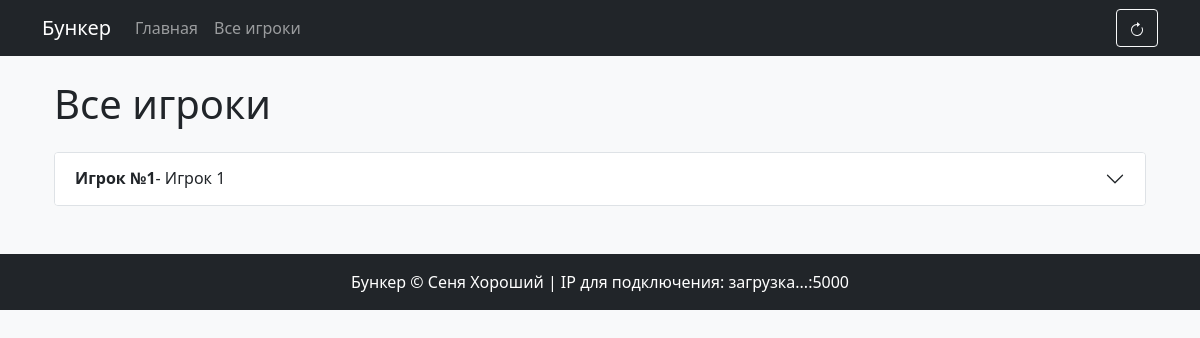
/all_players, run on an earlier commit of the app's database.
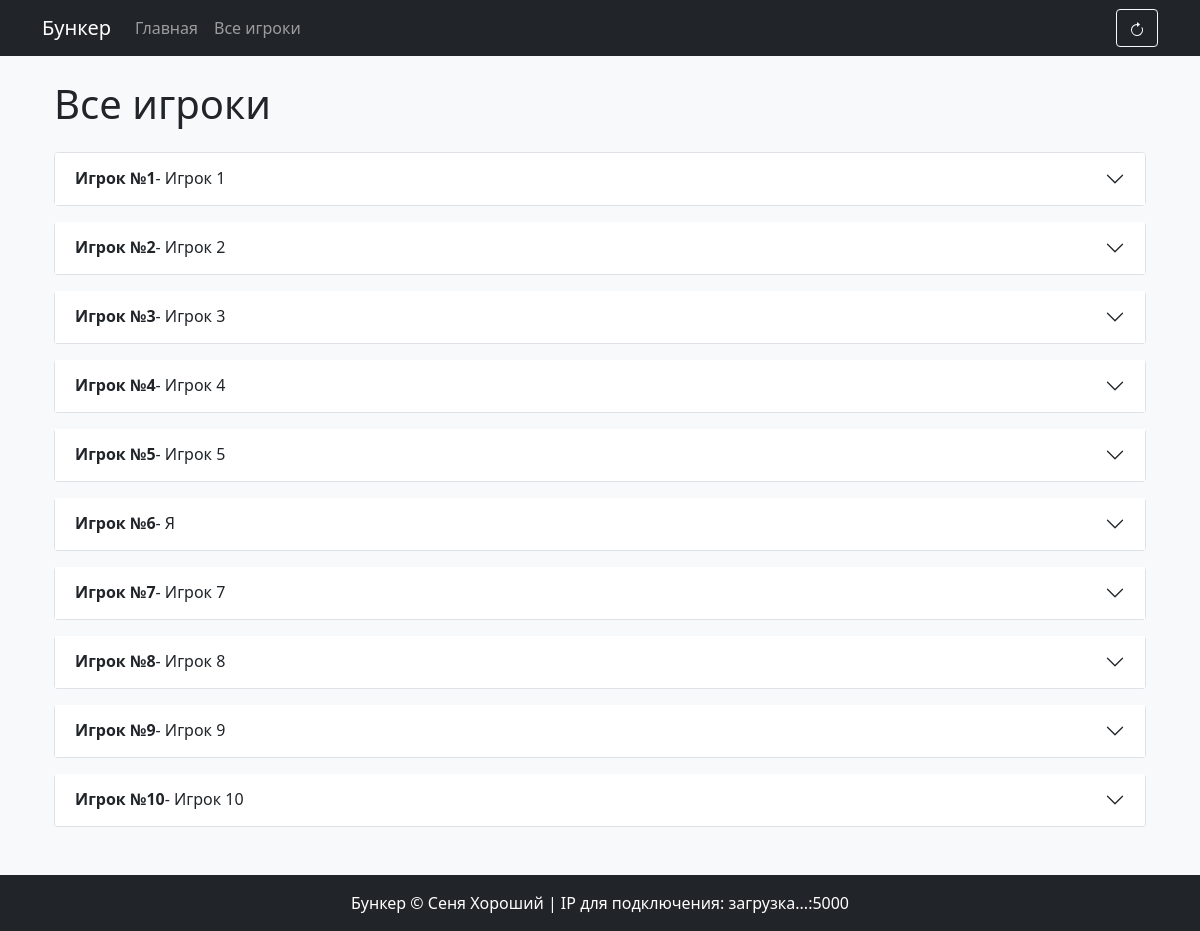
And on a later commit of the database.
### models.py (models this page shows)
class Player(db.Model):
    id = db.Column(db.Integer, primary_key=True)
    name = db.Column(db.String(100), nullable=False)
    profession = db.Column(db.String(100), nullable=False)
    gender = db.Column(db.String(50), nullable=False)
    age = db.Column(db.Integer, nullable=False)
    childfree = db.Column(db.String(100), nullable=False)
    physique = db.Column(db.String(100), nullable=False)
    health = db.Column(db.Text, nullable=False)
    traits = db.Column(db.Text, nullable=False)
    phobias = db.Column(db.Text, nullable=False)
    hobbies = db.Column(db.Text, nullable=False)
    additional_info = db.Column(db.Text, nullable=False)
    baggage = db.Column(db.Text, nullable=False)
    cards = db.Column(db.Text, nullable=False)
    name_revealed = db.Column(db.Boolean, default=False)
    profession_revealed = db.Column(db.Boolean, default=False)
    gender_revealed = db.Column(db.Boolean, default=False)
    age_revealed = db.Column(db.Boolean, default=False)
    childfree_revealed = db.Column(db.Boolean, default=False)
    physique_revealed = db.Column(db.Boolean, default=False)
    health_revealed = db.Column(db.String(255), default="")
    traits_revealed = db.Column(db.String(255), default="")
    phobias_revealed = db.Column(db.String(255), default="")
    hobbies_revealed = db.Column(db.String(255), default="")
    additional_info_revealed = db.Column(db.String(255), default="")
    baggage_revealed = db.Column(db.String(255), default="")
    cards_revealed = db.Column(db.String(255), default="")

### app.py (the view)
@app.route('/all_players')
def all_players():
    players = Player.query.all()
    is_admin = request.remote_addr == '127.0.0.1'
    current_player_id = None
    if 'player_id' in flask_session:
        current_player_id = flask_session['player_id']
    current_session = GameSession.query.first()
    prepared_players = []
    for player in players:
        player_session = PlayerSession.query.filter_by(
            session_id=current_session.id,
            player_id=player.id
        ).first()
        def prepare_list_field(field_value, revealed_indices):
            items = field_value.split('|') if field_value else []
            revealed = revealed_indices.split(',') if revealed_indices else []
            return [{
                'value': item,
                'revealed': str(idx) in revealed
            } for idx, item in enumerate(items)]
        is_current_player = str(player.id) == str(current_player_id)
        prepared_players.append({
            'id': player.id,
            'name': player.name,
            'player_name': player_session.player_name if player_session else f"Игрок {player.id}",
            'is_current_player': is_current_player,
            'profession': player.profession,
            'profession_revealed': player.profession_revealed,
            'gender': player.gender,
            'gender_revealed': player.gender_revealed,
            'age': player.age,
            'age_revealed': player.age_revealed,
            'childfree': player.childfree,
            'childfree_revealed': player.childfree_revealed,
            'physique': player.physique,
            'physique_revealed': player.physique_revealed,
            'health_items': prepare_list_field(player.health, player.health_revealed),
            'traits_items': prepare_list_field(player.traits, player.traits_revealed),
            'phobias_items': prepare_list_field(player.phobias, player.phobias_revealed),
            'hobbies_items': prepare_list_field(player.hobbies, player.hobbies_revealed),
            'additional_info_items': prepare_list_field(player.additional_info, player.additional_info_revealed),
            'baggage_items': prepare_list_field(player.baggage, player.baggage_revealed),
            'cards_items': prepare_list_field(player.cards, player.cards_revealed),
        })
    return render_template('all_players.html',
                         players=prepared_players,
                         is_admin=is_admin)

### app.py (called while the page is built)
@app.before_request
def check_session():
    if request.remote_addr == '127.0.0.1' and not GameSession.query.filter_by(admin_ip='127.0.0.1').first():
        new_session = GameSession(admin_ip='127.0.0.1')
        db.session.add(new_session)
        db.session.commit()

### templates/all_players.html (shortened to what this page needs)
{% extends "base.html" %}
{% block content %}
<div class="container">
    <h1 class="my-4">Все игроки</h1>
    <div class="accordion" id="playersAccordion">
        {% for player in players %}
            {% if not player.is_current_player or is_admin %}
            <div class="accordion-item mb-3">
                <h2 class="accordion-header" id="heading{{ player.id }}">
                    <button class="accordion-button collapsed" type="button" data-bs-toggle="collapse"
                            data-bs-target="#collapse{{ player.id }}" aria-expanded="false"
                            aria-controls="collapse{{ player.id }}">
                        <strong>Игрок №{{ player.id }}</strong> - {{ player.player_name }}
                    </button>
                </h2>
                            {% set ns = namespace(show_health=true) %}
                            {% set ns = namespace(show_traits=true) %}
                            {% set ns = namespace(show_phobias=true) %}
                            {% set ns = namespace(show_hobbies=true) %}
                            {% set ns = namespace(show_additional_info=true) %}
                            {% set ns = namespace(show_baggage=true) %}
                            {% set ns = namespace(show_cards=true) %}
            </div>
            {% endif %}
        {% endfor %}
    </div>
</div>
{% endblock %}

### templates/base.html (shortened to what this page needs)
<!DOCTYPE html>
<html lang="ru">
<head>
    <link href="https://cdn.jsdelivr.net/npm/bootstrap@5.1.3/dist/css/bootstrap.min.css" rel="stylesheet">
    <link rel="stylesheet" href="{{ url_for('static', filename='css/styles.css') }}">
</head>
<body>
    <nav class="navbar navbar-expand-lg navbar-dark bg-dark">
        <div class="container">
            <a class="navbar-brand" href="{{ url_for('index') }}">Бункер</a>
            <div class="collapse navbar-collapse" id="navbarNav">
                <ul class="navbar-nav me-auto">
                    {% if not session.get('is_admin') %}
                    <li class="nav-item">
                        <a class="nav-link" href="{{ url_for('index') }}">Главная</a>
                    </li>
                    {% endif %}
                    <li class="nav-item">
                        <a class="nav-link" href="{{ url_for('all_players') }}">Все игроки</a>
                    </li>
                </ul>
                <div class="d-flex">
                    <button class="btn btn-outline-light" onclick="window.location.reload()" title="Обновить страницу">
                    </button>
                </div>
            </div>
        </div>
    </nav>
    <div class="container mt-4">
        {% block content %}{% endblock %}
    </div>
    <footer class="bg-dark text-white mt-5">
        <div class="container py-3">
            <p class="mb-0 text-center">Бункер &copy; Сеня Хороший | IP для подключения: <span id="server-ip">загрузка...</span>:5000</p>
        </div>
    </footer>
</body>
</html>

### static/css/styles.css (style rules this page uses)
body { background-color: #f8f9fa; }
.accordion-item { border: 1px solid #dee2e6; border-radius: 0.25rem; }

What changed in the data, as far as the page shows it:
added Player: id "2", player_name "Игрок 2"
added Player: id "3", player_name "Игрок 3"
added Player: id "4", player_name "Игрок 4"
added Player: id "5", player_name "Игрок 5"
added Player: id "6", player_name "Я"
added Player: id "7", player_name "Игрок 7"
added Player: id "8", player_name "Игрок 8"
added Player: id "9", player_name "Игрок 9"
added Player: id "10", player_name "Игрок 10"
